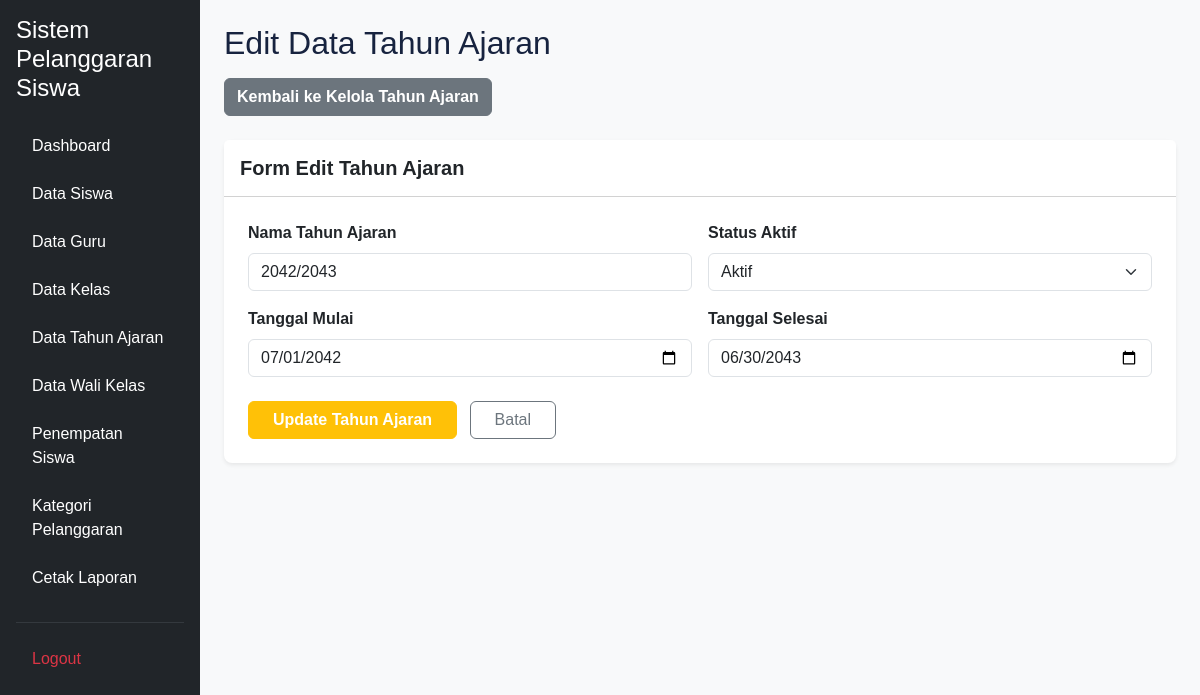
Page /edit_tahun_ajaran.php?id=92 (signed in) on the committed database.
### tables this page shows
CREATE TABLE `t_tahun_ajaran` (
  `id` int(11) NOT NULL,
  `nama` varchar(20) DEFAULT NULL,
  `tanggal_mulai` date NOT NULL,
  `tanggal_selesai` date NOT NULL,
  `status_aktif` tinyint(1) NOT NULL,
  `created_at` timestamp NOT NULL DEFAULT current_timestamp(),
  `updated_at` timestamp NOT NULL DEFAULT current_timestamp()
);

### edit_tahun_ajaran.php (the view, shortened to what this page needs)
<?php
include 'config/koneksi.php';
$id = $_GET['id'] ?? '';
$stmt = mysqli_prepare(
    $koneksi,
    "SELECT * FROM t_tahun_ajaran WHERE id = ?"
);
mysqli_stmt_bind_param($stmt, "i", $id);
mysqli_stmt_execute($stmt);
$hasil = mysqli_stmt_get_result($stmt);
$data = mysqli_fetch_assoc($hasil);
?>
<!DOCTYPE html>
<html lang="id">
<head>
    <link href="https://cdn.jsdelivr.net/npm/bootstrap@5.3.3/dist/css/bootstrap.min.css" rel="stylesheet">
    <link rel="stylesheet" href="layout/style.css">
</head>
<body class="bg-light">
<div class="container-fluid">
    <div class="row">
        <?php include 'layout/sidebar.php'; ?>
        <main class="col-md-9 ms-sm-auto col-lg-10 p-4">
            <div class="d-flex justify-content-between align-items-center mb-3">
                <h1 class="h2 m-0">Edit Data Tahun Ajaran</h1>
            </div>
            <div class="mb-4">
                <a href="kelola_tahun_ajaran.php" class="btn btn-secondary fw-semibold">
                    Kembali ke Kelola Tahun Ajaran
                </a>
            </div>
            <div class="card shadow-sm border-0 rounded-3 mb-5">
                <div class="card-header bg-white py-3">
                    <h5 class="card-title m-0 fw-bold">Form Edit Tahun Ajaran</h5>
                </div>
                <div class="card-body p-4">
                    <form action="proses_edit_tahun_ajaran.php" method="POST">
                        <div class="row g-3">
                            <div class="col-md-6">
                                <label class="form-label fw-semibold">Nama Tahun Ajaran</label>
                                <input type="text"
                                       name="nama"
                                       class="form-control"
                                       value="<?= htmlspecialchars($data['nama']); ?>"
                                       placeholder="Contoh: 2026/2027"
                                       required>
                            </div>
                            <div class="col-md-6">
                                <label class="form-label fw-semibold">Status Aktif</label>
                                <select name="status_aktif" class="form-select" required>
                                    <option value="1" <?= ($data['status_aktif'] == 1) ? 'selected' : ''; ?>>
                                        Aktif
                                    </option>
                                </select>
                            </div>
                            <div class="col-md-6">
                                <label class="form-label fw-semibold">Tanggal Mulai</label>
                                <input type="date"
                                       name="tanggal_mulai"
                                       class="form-control"
                                       value="<?= htmlspecialchars($data['tanggal_mulai']); ?>"
                                       required>
                            </div>
                            <div class="col-md-6">
                                <label class="form-label fw-semibold">Tanggal Selesai</label>
                                <input type="date"
                                       name="tanggal_selesai"
                                       class="form-control"
                                       value="<?= htmlspecialchars($data['tanggal_selesai']); ?>"
                                       required>
                            </div>
                            <div class="col-12 mt-4">
                                <button type="submit" class="btn btn-warning px-4 fw-semibold text-white">
                                    Update Tahun Ajaran
                                </button>
                                <a href="kelola_tahun_ajaran.php" class="btn btn-outline-secondary px-4 ms-2">
                                    Batal
                                </a>
                            </div>
                        </div>
                    </form>
                </div>
            </div>
        </main>
    </div>
</div>
</body>
</html>

### layout/style.css (style rules this page uses)
:root { --primary: #3659d9; --navy: #17233f; --background: #f4f6fb; --text-muted: #778198; --border: #e8ecf4; }
* { box-sizing: border-box; }
body { margin: 0; font-family: 'Poppins', sans-serif; background: var(--background); color: var(--navy); }

### rows in the picture
t_tahun_ajaran: nama "2042/2043", status_aktif "Aktif", tanggal_mulai "07/01/2042", tanggal_selesai "06/30/2043"
